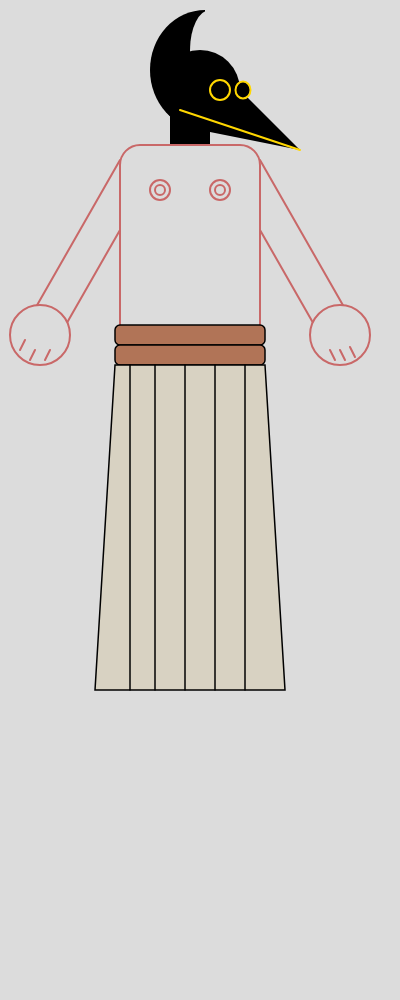
Frame 1 (no input)
Frame 60 (no input): identical to frame 1, image omitted
Frame 120 (the mouse pressed at the canvas centre since frame 60): identical to frame 1, image omitted

The p5.js sketch that drew this single still picture (run headless with seeded random() and noise() and a simulated clock; from frame 60 on, the mouse is pressed at the canvas centre):

// p5.js sketch
// ── sketch.js
function setup() {
  createCanvas(400, 1000);
}

function draw() {
  background(220);
  drawperson(200,90)
  function drawperson(x,y){
    push()
    fill("black")
    noStroke()
    arc(x+5,y-20,110,120,0.5*PI,1.5*PI)
    fill(220)
    arc(x+10,y-40,40,80,0.5*PI,1.5*PI)
    fill("black")
    rect(x-30,y+25,40)
    circle(x,y,80)
    triangle(x+40,y,x,y+40,x+100,y+60)
    stroke("gold")
    strokeWeight(2)
    circle(x+20,y,20)
    ellipse(x+43,y,15,17)
    line(x-20,y+20,x+100,y+60)
    pop()
    push()
    stroke("rgb(201, 104, 104)")
    strokeWeight(2)
    fill(220)
    rect(x-80,y+55,140,200,20)
    line(x-80,y+70,x-180,y+245)
    line(x-80,y+140,x-140,y+245)
    circle(x-160,y+245,60)
    push()
    line(x-175,y+250,x-180,y+260)
    translate(10,10)
    line(x-175,y+250,x-180,y+260)
    translate(15,0)
    line(x-175,y+250,x-180,y+260)
    pop()
    line(x+60,y+70,x+160,y+245)
    line(x+60,y+140,x+120,y+245)
    circle(x+140,y+245,60)
    push()
    line(x+130,y+260,x+135,y+270)
    translate(10,0)
    line(x+130,y+260,x+135,y+270)
    translate(10,-3)
    line(x+130,y+260,x+135,y+270)
    pop()
    circle(x-40,y+100,20)
    circle(x-40,y+100,10)
    circle(x+20,y+100,20)
    circle(x+20,y+100,10)
    pop()
    push()
    stroke("black")
    strokeWeight(1.5)
    fill(177, 116, 87)
    rect(x-85,y+235,150,20,5)
    rect(x-85,y+255,150,20,5)
    fill("rgb(216, 210, 194)")
    quad(x-85,y+275,x+65,y+275,x+85,y+600,x-105,y+600)
    line(x-70,y+275,x-70,y+600)
    push()
    translate(25,0)
    line(x-70,y+275,x-70,y+600)
    translate(30,0)
    line(x-70,y+275,x-70,y+600)
    translate(30,0)
    line(x-70,y+275,x-70,y+600)
    translate(30,0)
    line(x-70,y+275,x-70,y+600)
    pop()
    pop()
   
  }
}
